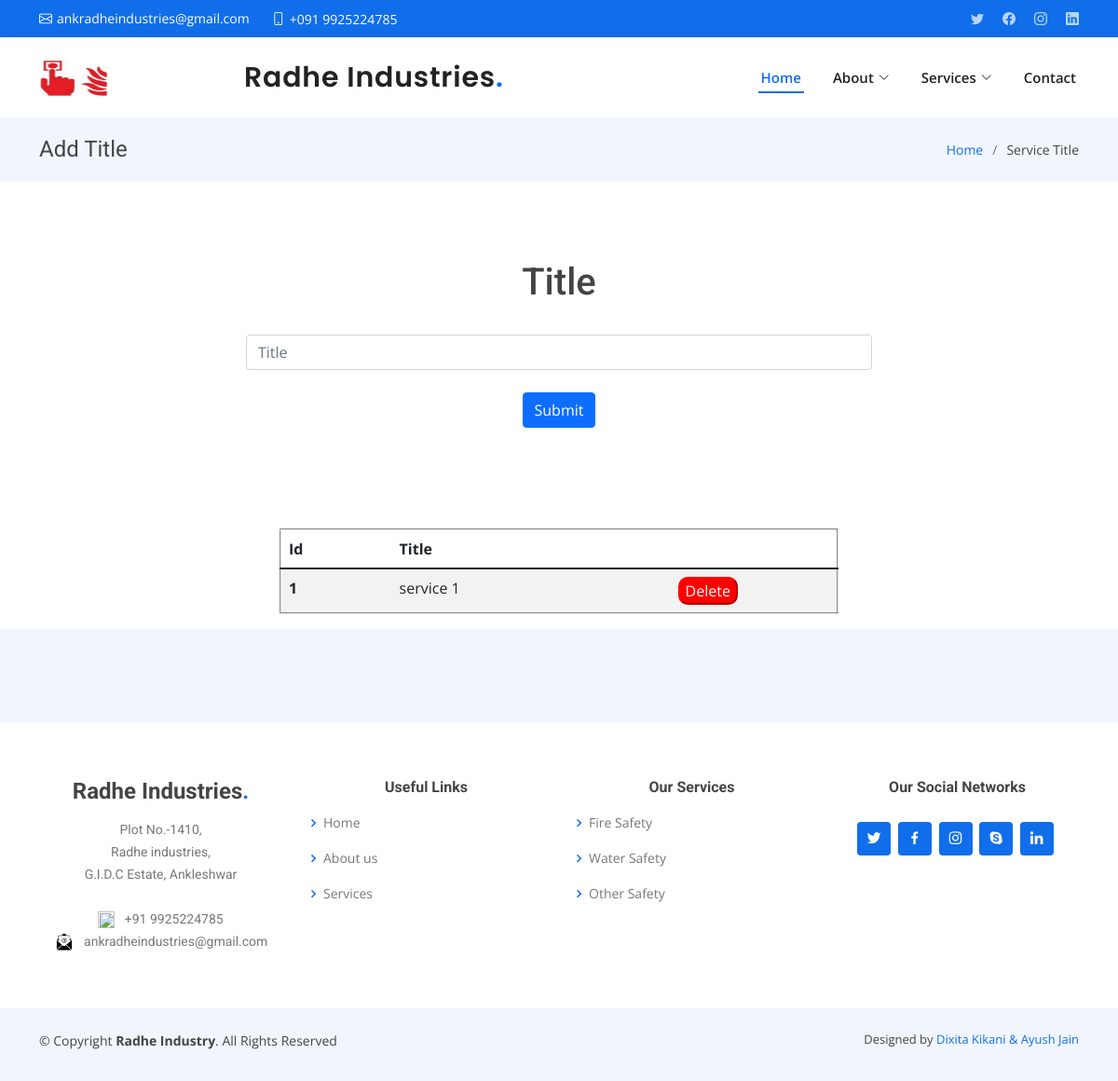
The app's page /info/ (signed in), older data.
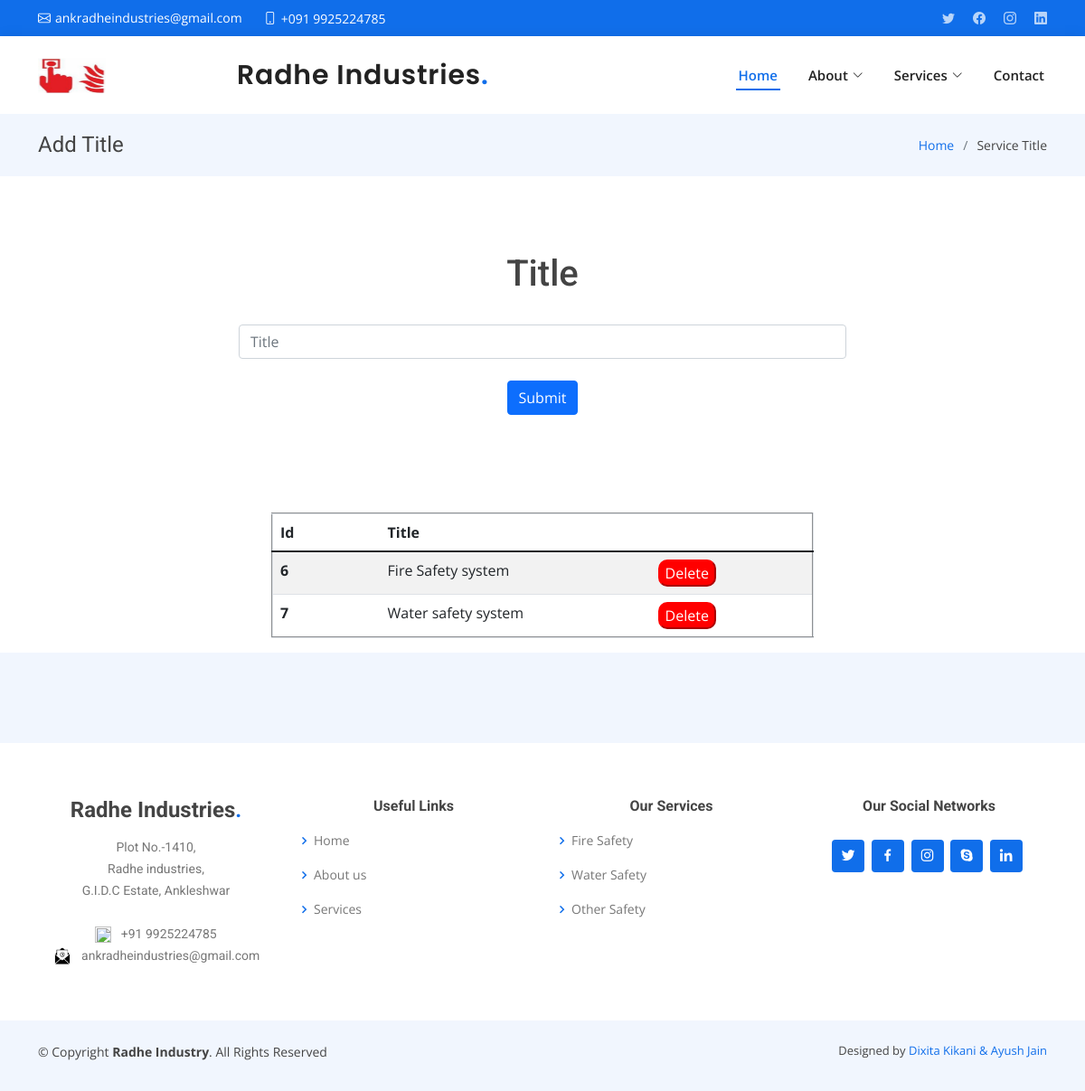
The same page, newer data.
### RadheInd_Admin/models.py (models this page shows)
class pageTitle(models.Model):
    title = models.CharField(max_length=200)

### RadheInd_Admin/views.py (the view)
# urls.py: path('info/', views.test, name="test"),
def test(request):
    data = testing.objects.all()
    main_title = pageTitle.objects.all()
    return render(request, "main_title.html", {'data':data, 'main_title':main_title})

### templates/main_title.html (shortened to what this page needs)
{% extends 'base-2.0.html' %}
{% load static %}
{% block content %}
<section class="breadcrumbs">
    <div class="container">
        <div class="d-flex justify-content-between align-items-center">
            <h2><B>Add Title</B></h2>
            <ol>
                <li><a href="{% url 'index' %}">Home</a></li>
                <li>Service Title</li>
            </ol>
        </div>
    </div>
</section>
<center>
    <div style="width: 70%; padding: 7%;">
        <h1>Title</h1><br>
        <form action="{% url 'maintitle' %}" enctype="multipart/form-data" method="post">
            <div class="form-group">
                <input type="text" class="form-control" name="title" placeholder="Title">
            </div>
            <br>
            <button type="submit" class="btn btn-primary">Submit</button>
        </form>
    </div>
<center>
<br>
{% if user.is_superuser %}
    <div style="width: 50%">
        <table class="table table-striped" border="2px" style="padding:50px">
            <thead>
            <tr>
                <th scope="col" width="20%">Id</th>
                <th scope="col" width="50%">Title</th>
                <th scope="col" width="30%"></th>
            </tr>
            </thead>
            <tbody>
            {% for i in main_title %}
            <tr>
                <th scope="row">{{ i.id }}</th>
                <td>
                    {{ i.title }}
                </td>
                <td>
                    <form action="{% url 'delete_title' %}" enctype="multipart/form-data">
                        <input type="submit" style="background-color: red; color: white; border-radius: 10px; border-color: red" value="Delete">
                    </form>
                </td>
            </tr>
            {% endfor %}
            </tbody>
        </table>
    </div>
{% endif %}
{% endblock %}

Row changes from the older to the newer data that the page shows:
removed pageTitle: id "1", title "service 1"
added pageTitle: id "6", title "Fire Safety system"
added pageTitle: id "7", title "Water safety system"
